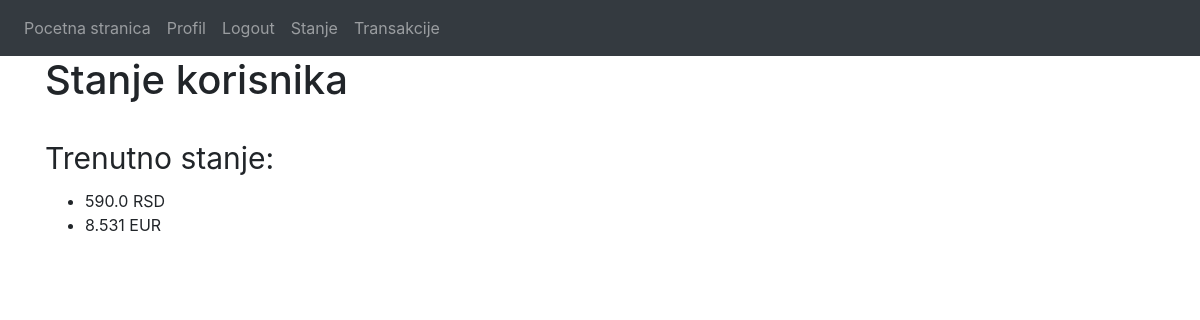
The app's page /state (signed in), older data.
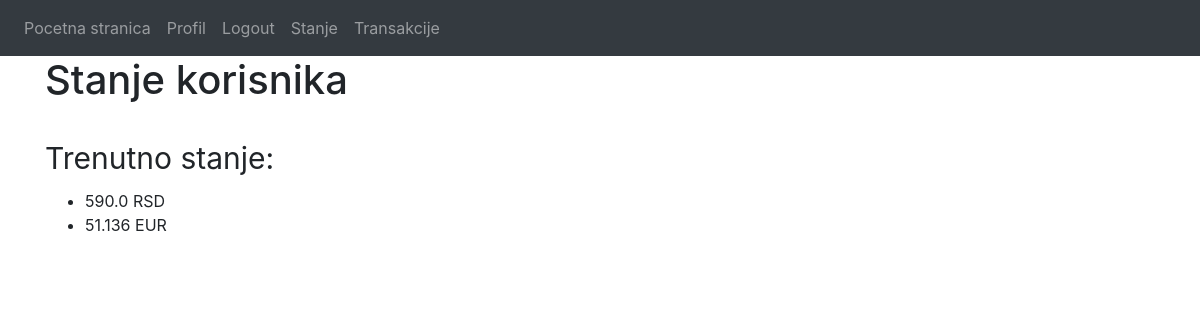
The same page, newer data.
### Website/models.py (models this page shows)
class State(db.Model):
    ammount = db.Column(db.Float)
    currency = db.Column(db.String(3))
    id=db.Column(db.Integer,primary_key=True)
    user_id = db.Column(db.Integer,db.ForeignKey('user.id'))

### Website/views.py (the view)
@views.route('/state')
@login_required
def state():
    return render_template("state.html", user=current_user)

### Website/__init__.py (called while the page is built)
def create_app():
    app = Flask(__name__)
    app.config['SECRET_KEY'] = 'qweqweqwe'
    app.config['SQLALCHEMY_DATABASE_URI'] = f'sqlite:///{DB_NAME}'
    db.init_app(app)
    from .views import views
    from .auth import auth
    app.register_blueprint(views, url_prefix='/')
    app.register_blueprint(auth, url_prefix='/')
    from .models import User,Currency
    create_database(app)
    login_manager = LoginManager()
    login_manager.login_view = 'auth.login'
    login_manager.init_app(app)
    @login_manager.user_loader
    def load_user(id):
        return User.query.get(int(id))
    return app

### Website/templates/state.html
{% extends "base.html"  %} {% block title %}State{% endblock %}
{% block content %}
    <h1>Stanje korisnika</h1>
    <br/>
    <div>
        <label style="font-size: 30px;" for="state">Trenutno stanje:</label>
    </div>
    <ul id = "state">
        {% for state in user.state %}
            <li> {{ state.ammount }} {{ state.currency }}</li>
        {% endfor %}
    </ul>
{% endblock %}

Row changes from the older to the newer data that the page shows:
changed State "EUR": ammount "8.531" → "51.136"
